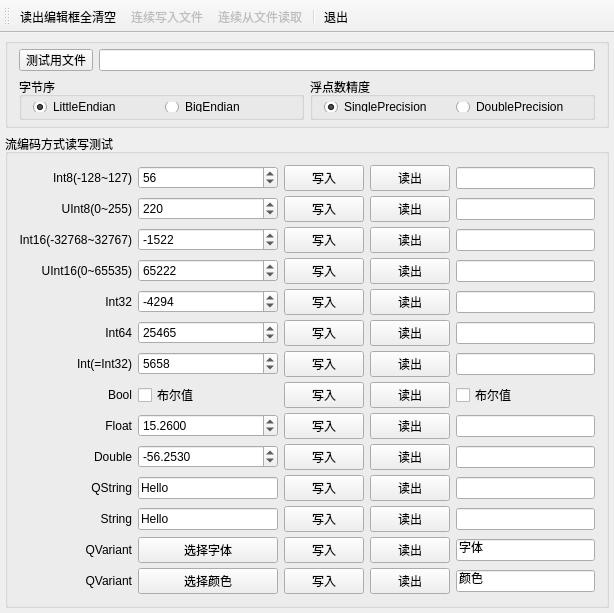
<?xml version="1.0" encoding="UTF-8"?>
<ui version="4.0">
 <class>MainWindow</class>
 <widget class="QMainWindow" name="MainWindow">
  <property name="geometry">
   <rect>
    <x>0</x>
    <y>0</y>
    <width>614</width>
    <height>567</height>
   </rect>
  </property>
  <property name="windowTitle">
   <string>Demo9_2， 二进制文件流化读写</string>
  </property>
  <widget class="QWidget" name="centralWidget">
   <layout class="QVBoxLayout" name="verticalLayout">
    <property name="leftMargin">
     <number>5</number>
    </property>
    <property name="topMargin">
     <number>5</number>
    </property>
    <property name="rightMargin">
     <number>5</number>
    </property>
    <property name="bottomMargin">
     <number>5</number>
    </property>
    <item>
     <widget class="QGroupBox" name="groupBox_2">
      <property name="maximumSize">
       <size>
        <width>16777215</width>
        <height>90</height>
       </size>
      </property>
      <property name="title">
       <string/>
      </property>
      <layout class="QVBoxLayout" name="verticalLayout_2">
       <property name="topMargin">
        <number>5</number>
       </property>
       <property name="bottomMargin">
        <number>5</number>
       </property>
       <item>
        <layout class="QHBoxLayout" name="horizontalLayout_3">
         <item>
          <widget class="QToolButton" name="btnFile">
           <property name="minimumSize">
            <size>
             <width>0</width>
             <height>22</height>
            </size>
           </property>
           <property name="text">
            <string>测试用文件</string>
           </property>
          </widget>
         </item>
         <item>
          <widget class="QLineEdit" name="editFilename"/>
         </item>
        </layout>
       </item>
       <item>
        <layout class="QHBoxLayout" name="horizontalLayout_4">
         <item>
          <widget class="QGroupBox" name="groupBox_3">
           <property name="title">
            <string>字节序</string>
           </property>
           <layout class="QHBoxLayout" name="horizontalLayout">
            <property name="topMargin">
             <number>5</number>
            </property>
            <property name="bottomMargin">
             <number>5</number>
            </property>
            <item>
             <widget class="QRadioButton" name="radio_LittleEndian">
              <property name="text">
               <string>LittleEndian</string>
              </property>
              <property name="checked">
               <bool>true</bool>
              </property>
             </widget>
            </item>
            <item>
             <widget class="QRadioButton" name="radio_BigEndian">
              <property name="text">
               <string>BigEndian</string>
              </property>
             </widget>
            </item>
           </layout>
          </widget>
         </item>
         <item>
          <widget class="QGroupBox" name="groupBox_4">
           <property name="title">
            <string>浮点数精度</string>
           </property>
           <layout class="QHBoxLayout" name="horizontalLayout_2">
            <property name="topMargin">
             <number>5</number>
            </property>
            <property name="bottomMargin">
             <number>5</number>
            </property>
            <item>
             <widget class="QRadioButton" name="radio_Single">
              <property name="text">
               <string>SinglePrecision</string>
              </property>
              <property name="checked">
               <bool>true</bool>
              </property>
             </widget>
            </item>
            <item>
             <widget class="QRadioButton" name="radio_Double">
              <property name="text">
               <string>DoublePrecision</string>
              </property>
             </widget>
            </item>
           </layout>
          </widget>
         </item>
        </layout>
       </item>
      </layout>
     </widget>
    </item>
    <item>
     <widget class="QGroupBox" name="groupBox">
      <property name="title">
       <string>流编码方式读写测试</string>
      </property>
      <layout class="QGridLayout" name="gridLayout">
       <property name="horizontalSpacing">
        <number>6</number>
       </property>
       <property name="verticalSpacing">
        <number>5</number>
       </property>
       <item row="9" column="4">
        <widget class="QLineEdit" name="edit_Double">
         <property name="readOnly">
          <bool>true</bool>
         </property>
        </widget>
       </item>
       <item row="10" column="0">
        <widget class="QLabel" name="label_13">
         <property name="text">
          <string>QString</string>
         </property>
         <property name="alignment">
          <set>Qt::AlignRight|Qt::AlignTrailing|Qt::AlignVCenter</set>
         </property>
        </widget>
       </item>
       <item row="10" column="1">
        <widget class="QLineEdit" name="editQStr_In">
         <property name="text">
          <string>Hello</string>
         </property>
        </widget>
       </item>
       <item row="10" column="2">
        <widget class="QPushButton" name="btnQStr_Write">
         <property name="text">
          <string>写入</string>
         </property>
        </widget>
       </item>
       <item row="10" column="3">
        <widget class="QPushButton" name="btnQStr_Read">
         <property name="text">
          <string>读出</string>
         </property>
        </widget>
       </item>
       <item row="10" column="4">
        <widget class="QLineEdit" name="editQStr_Out">
         <property name="readOnly">
          <bool>true</bool>
         </property>
        </widget>
       </item>
       <item row="7" column="0">
        <widget class="QLabel" name="label_10">
         <property name="text">
          <string>Bool</string>
         </property>
         <property name="alignment">
          <set>Qt::AlignRight|Qt::AlignTrailing|Qt::AlignVCenter</set>
         </property>
        </widget>
       </item>
       <item row="7" column="1">
        <widget class="QCheckBox" name="chkBox_In">
         <property name="text">
          <string>布尔值</string>
         </property>
        </widget>
       </item>
       <item row="7" column="2">
        <widget class="QPushButton" name="btnBool_Write">
         <property name="text">
          <string>写入</string>
         </property>
        </widget>
       </item>
       <item row="7" column="3">
        <widget class="QPushButton" name="btnBool_Read">
         <property name="text">
          <string>读出</string>
         </property>
        </widget>
       </item>
       <item row="1" column="1">
        <widget class="QSpinBox" name="spin_UInt8">
         <property name="minimum">
          <number>-90000000</number>
         </property>
         <property name="maximum">
          <number>90000000</number>
         </property>
         <property name="value">
          <number>220</number>
         </property>
        </widget>
       </item>
       <item row="0" column="1">
        <widget class="QSpinBox" name="spin_Int8">
         <property name="minimum">
          <number>-1280000</number>
         </property>
         <property name="maximum">
          <number>1270000</number>
         </property>
         <property name="value">
          <number>56</number>
         </property>
        </widget>
       </item>
       <item row="0" column="2">
        <widget class="QPushButton" name="btnInt8_Write">
         <property name="text">
          <string>写入</string>
         </property>
        </widget>
       </item>
       <item row="0" column="4">
        <widget class="QLineEdit" name="edit_Int8">
         <property name="readOnly">
          <bool>true</bool>
         </property>
        </widget>
       </item>
       <item row="0" column="0">
        <widget class="QLabel" name="label">
         <property name="text">
          <string>Int8(-128~127)</string>
         </property>
         <property name="alignment">
          <set>Qt::AlignRight|Qt::AlignTrailing|Qt::AlignVCenter</set>
         </property>
        </widget>
       </item>
       <item row="11" column="3">
        <widget class="QPushButton" name="btnStr_Read">
         <property name="text">
          <string>读出</string>
         </property>
        </widget>
       </item>
       <item row="8" column="0">
        <widget class="QLabel" name="label_11">
         <property name="text">
          <string>Float</string>
         </property>
         <property name="alignment">
          <set>Qt::AlignRight|Qt::AlignTrailing|Qt::AlignVCenter</set>
         </property>
        </widget>
       </item>
       <item row="8" column="1">
        <widget class="QDoubleSpinBox" name="spin_Float">
         <property name="decimals">
          <number>4</number>
         </property>
         <property name="minimum">
          <double>-60000000.000000000000000</double>
         </property>
         <property name="maximum">
          <double>600000000.000000000000000</double>
         </property>
         <property name="value">
          <double>15.260000000000000</double>
         </property>
        </widget>
       </item>
       <item row="8" column="2">
        <widget class="QPushButton" name="btnFloat_Write">
         <property name="text">
          <string>写入</string>
         </property>
        </widget>
       </item>
       <item row="8" column="3">
        <widget class="QPushButton" name="btnFloat_Read">
         <property name="text">
          <string>读出</string>
         </property>
        </widget>
       </item>
       <item row="8" column="4">
        <widget class="QLineEdit" name="edit_Float">
         <property name="readOnly">
          <bool>true</bool>
         </property>
        </widget>
       </item>
       <item row="9" column="0">
        <widget class="QLabel" name="label_12">
         <property name="text">
          <string>Double</string>
         </property>
         <property name="alignment">
          <set>Qt::AlignRight|Qt::AlignTrailing|Qt::AlignVCenter</set>
         </property>
        </widget>
       </item>
       <item row="9" column="1">
        <widget class="QDoubleSpinBox" name="spin_Double">
         <property name="decimals">
          <number>4</number>
         </property>
         <property name="minimum">
          <double>-600000000.000000000000000</double>
         </property>
         <property name="maximum">
          <double>600000000.000000000000000</double>
         </property>
         <property name="value">
          <double>-56.253000000000000</double>
         </property>
        </widget>
       </item>
       <item row="1" column="0">
        <widget class="QLabel" name="label_2">
         <property name="text">
          <string>UInt8(0~255)</string>
         </property>
         <property name="alignment">
          <set>Qt::AlignRight|Qt::AlignTrailing|Qt::AlignVCenter</set>
         </property>
        </widget>
       </item>
       <item row="1" column="4">
        <widget class="QLineEdit" name="edit_UInt8">
         <property name="readOnly">
          <bool>true</bool>
         </property>
        </widget>
       </item>
       <item row="2" column="0">
        <widget class="QLabel" name="label_4">
         <property name="text">
          <string>Int16(-32768~32767)</string>
         </property>
         <property name="alignment">
          <set>Qt::AlignRight|Qt::AlignTrailing|Qt::AlignVCenter</set>
         </property>
        </widget>
       </item>
       <item row="2" column="1">
        <widget class="QSpinBox" name="spin_Int16">
         <property name="minimum">
          <number>-60000000</number>
         </property>
         <property name="maximum">
          <number>60000000</number>
         </property>
         <property name="value">
          <number>-1522</number>
         </property>
        </widget>
       </item>
       <item row="12" column="3">
        <widget class="QPushButton" name="btnFont_Read">
         <property name="text">
          <string>读出</string>
         </property>
        </widget>
       </item>
       <item row="12" column="4">
        <widget class="QLineEdit" name="editFont_Out">
         <property name="text">
          <string>字体</string>
         </property>
         <property name="readOnly">
          <bool>false</bool>
         </property>
        </widget>
       </item>
       <item row="13" column="0">
        <widget class="QLabel" name="label_16">
         <property name="text">
          <string>QVariant</string>
         </property>
         <property name="alignment">
          <set>Qt::AlignRight|Qt::AlignTrailing|Qt::AlignVCenter</set>
         </property>
        </widget>
       </item>
       <item row="13" column="1">
        <widget class="QPushButton" name="btnColor_In">
         <property name="palette">
          <palette>
           <active>
            <colorrole role="Text">
             <brush brushstyle="SolidPattern">
              <color alpha="255">
               <red>255</red>
               <green>0</green>
               <blue>0</blue>
              </color>
             </brush>
            </colorrole>
            <colorrole role="PlaceholderText">
             <brush brushstyle="NoBrush">
              <color alpha="128">
               <red>255</red>
               <green>0</green>
               <blue>0</blue>
              </color>
             </brush>
            </colorrole>
           </active>
           <inactive>
            <colorrole role="Text">
             <brush brushstyle="SolidPattern">
              <color alpha="255">
               <red>255</red>
               <green>0</green>
               <blue>0</blue>
              </color>
             </brush>
            </colorrole>
            <colorrole role="PlaceholderText">
             <brush brushstyle="NoBrush">
              <color alpha="128">
               <red>255</red>
               <green>0</green>
               <blue>0</blue>
              </color>
             </brush>
            </colorrole>
           </inactive>
           <disabled>
            <colorrole role="Text">
             <brush brushstyle="SolidPattern">
              <color alpha="255">
               <red>120</red>
               <green>120</green>
               <blue>120</blue>
              </color>
             </brush>
            </colorrole>
            <colorrole role="PlaceholderText">
             <brush brushstyle="NoBrush">
              <color alpha="128">
               <red>255</red>
               <green>0</green>
               <blue>0</blue>
              </color>
             </brush>
            </colorrole>
           </disabled>
          </palette>
         </property>
         <property name="text">
          <string>选择颜色</string>
         </property>
        </widget>
       </item>
       <item row="13" column="2">
        <widget class="QPushButton" name="btnColor_Write">
         <property name="text">
          <string>写入</string>
         </property>
        </widget>
       </item>
       <item row="13" column="3">
        <widget class="QPushButton" name="btnColor_Read">
         <property name="text">
          <string>读出</string>
         </property>
        </widget>
       </item>
       <item row="13" column="4">
        <widget class="QLineEdit" name="editColor_Out">
         <property name="text">
          <string>颜色</string>
         </property>
         <property name="readOnly">
          <bool>false</bool>
         </property>
        </widget>
       </item>
       <item row="4" column="0">
        <widget class="QLabel" name="label_6">
         <property name="text">
          <string>Int32</string>
         </property>
         <property name="alignment">
          <set>Qt::AlignRight|Qt::AlignTrailing|Qt::AlignVCenter</set>
         </property>
        </widget>
       </item>
       <item row="4" column="1">
        <widget class="QSpinBox" name="spin_Int32">
         <property name="minimum">
          <number>-2147483647</number>
         </property>
         <property name="maximum">
          <number>2147483647</number>
         </property>
         <property name="value">
          <number>-4294</number>
         </property>
        </widget>
       </item>
       <item row="4" column="2">
        <widget class="QPushButton" name="btnInt32_Write">
         <property name="text">
          <string>写入</string>
         </property>
        </widget>
       </item>
       <item row="4" column="3">
        <widget class="QPushButton" name="btnInt32_Read">
         <property name="text">
          <string>读出</string>
         </property>
        </widget>
       </item>
       <item row="4" column="4">
        <widget class="QLineEdit" name="edit_Int32">
         <property name="readOnly">
          <bool>true</bool>
         </property>
        </widget>
       </item>
       <item row="5" column="0">
        <widget class="QLabel" name="label_7">
         <property name="text">
          <string>Int64</string>
         </property>
         <property name="alignment">
          <set>Qt::AlignRight|Qt::AlignTrailing|Qt::AlignVCenter</set>
         </property>
        </widget>
       </item>
       <item row="5" column="1">
        <widget class="QSpinBox" name="spin_Int64">
         <property name="minimum">
          <number>-2147483647</number>
         </property>
         <property name="maximum">
          <number>2147483647</number>
         </property>
         <property name="value">
          <number>25465</number>
         </property>
        </widget>
       </item>
       <item row="5" column="2">
        <widget class="QPushButton" name="btnInt64_Write">
         <property name="text">
          <string>写入</string>
         </property>
        </widget>
       </item>
       <item row="0" column="3">
        <widget class="QPushButton" name="btnInt8_Read">
         <property name="text">
          <string>读出</string>
         </property>
        </widget>
       </item>
       <item row="12" column="0">
        <widget class="QLabel" name="label_15">
         <property name="text">
          <string>QVariant</string>
         </property>
         <property name="alignment">
          <set>Qt::AlignRight|Qt::AlignTrailing|Qt::AlignVCenter</set>
         </property>
        </widget>
       </item>
       <item row="12" column="1">
        <widget class="QPushButton" name="btnFont_In">
         <property name="text">
          <string>选择字体</string>
         </property>
        </widget>
       </item>
       <item row="12" column="2">
        <widget class="QPushButton" name="btnFont_Write">
         <property name="text">
          <string>写入</string>
         </property>
        </widget>
       </item>
       <item row="9" column="2">
        <widget class="QPushButton" name="btnDouble_Write">
         <property name="text">
          <string>写入</string>
         </property>
        </widget>
       </item>
       <item row="9" column="3">
        <widget class="QPushButton" name="btnDouble_Read">
         <property name="text">
          <string>读出</string>
         </property>
        </widget>
       </item>
       <item row="11" column="4">
        <widget class="QLineEdit" name="editStr_Out"/>
       </item>
       <item row="11" column="1">
        <widget class="QLineEdit" name="editStr_In">
         <property name="text">
          <string>Hello</string>
         </property>
        </widget>
       </item>
       <item row="5" column="3">
        <widget class="QPushButton" name="btnInt64_Read">
         <property name="text">
          <string>读出</string>
         </property>
        </widget>
       </item>
       <item row="5" column="4">
        <widget class="QLineEdit" name="edit_Int64">
         <property name="readOnly">
          <bool>true</bool>
         </property>
        </widget>
       </item>
       <item row="6" column="0">
        <widget class="QLabel" name="label_8">
         <property name="text">
          <string>Int(=Int32)</string>
         </property>
         <property name="alignment">
          <set>Qt::AlignRight|Qt::AlignTrailing|Qt::AlignVCenter</set>
         </property>
        </widget>
       </item>
       <item row="6" column="1">
        <widget class="QSpinBox" name="spin_Int">
         <property name="minimum">
          <number>-2147483647</number>
         </property>
         <property name="maximum">
          <number>2147483647</number>
         </property>
         <property name="value">
          <number>5658</number>
         </property>
        </widget>
       </item>
       <item row="6" column="2">
        <widget class="QPushButton" name="btnInt_Write">
         <property name="text">
          <string>写入</string>
         </property>
        </widget>
       </item>
       <item row="6" column="3">
        <widget class="QPushButton" name="btnInt_Read">
         <property name="text">
          <string>读出</string>
         </property>
        </widget>
       </item>
       <item row="6" column="4">
        <widget class="QLineEdit" name="edit_Int">
         <property name="readOnly">
          <bool>true</bool>
         </property>
        </widget>
       </item>
       <item row="1" column="2">
        <widget class="QPushButton" name="btnUInt8_Write">
         <property name="text">
          <string>写入</string>
         </property>
        </widget>
       </item>
       <item row="1" column="3">
        <widget class="QPushButton" name="btnUInt8_Read">
         <property name="text">
          <string>读出</string>
         </property>
        </widget>
       </item>
       <item row="2" column="2">
        <widget class="QPushButton" name="btnInt16_Write">
         <property name="text">
          <string>写入</string>
         </property>
        </widget>
       </item>
       <item row="2" column="3">
        <widget class="QPushButton" name="btnInt16_Read">
         <property name="text">
          <string>读出</string>
         </property>
        </widget>
       </item>
       <item row="2" column="4">
        <widget class="QLineEdit" name="edit_Int16">
         <property name="readOnly">
          <bool>true</bool>
         </property>
        </widget>
       </item>
       <item row="3" column="0">
        <widget class="QLabel" name="label_5">
         <property name="text">
          <string>UInt16(0~65535)</string>
         </property>
         <property name="alignment">
          <set>Qt::AlignRight|Qt::AlignTrailing|Qt::AlignVCenter</set>
         </property>
        </widget>
       </item>
       <item row="3" column="1">
        <widget class="QSpinBox" name="spin_UInt16">
         <property name="minimum">
          <number>-900000000</number>
         </property>
         <property name="maximum">
          <number>900000000</number>
         </property>
         <property name="value">
          <number>65222</number>
         </property>
        </widget>
       </item>
       <item row="3" column="2">
        <widget class="QPushButton" name="btnUInt16_Write">
         <property name="text">
          <string>写入</string>
         </property>
        </widget>
       </item>
       <item row="3" column="3">
        <widget class="QPushButton" name="btnUIn16_Read">
         <property name="text">
          <string>读出</string>
         </property>
        </widget>
       </item>
       <item row="3" column="4">
        <widget class="QLineEdit" name="edit_UInt16">
         <property name="readOnly">
          <bool>true</bool>
         </property>
        </widget>
       </item>
       <item row="7" column="4">
        <widget class="QCheckBox" name="chkBox_Out">
         <property name="text">
          <string>布尔值</string>
         </property>
        </widget>
       </item>
       <item row="11" column="0">
        <widget class="QLabel" name="label_3">
         <property name="text">
          <string>String</string>
         </property>
         <property name="alignment">
          <set>Qt::AlignRight|Qt::AlignTrailing|Qt::AlignVCenter</set>
         </property>
        </widget>
       </item>
       <item row="11" column="2">
        <widget class="QPushButton" name="btnStr_Write">
         <property name="text">
          <string>写入</string>
         </property>
        </widget>
       </item>
      </layout>
     </widget>
    </item>
   </layout>
  </widget>
  <widget class="QToolBar" name="toolBar">
   <property name="windowTitle">
    <string>toolBar</string>
   </property>
   <property name="toolButtonStyle">
    <enum>Qt::ToolButtonTextBesideIcon</enum>
   </property>
   <attribute name="toolBarArea">
    <enum>TopToolBarArea</enum>
   </attribute>
   <attribute name="toolBarBreak">
    <bool>false</bool>
   </attribute>
   <addaction name="actClearOutput"/>
   <addaction name="actSaveALL"/>
   <addaction name="actReadALL"/>
   <addaction name="separator"/>
   <addaction name="actClose"/>
  </widget>
  <action name="actClearOutput">
   <property name="icon">
    <iconset resource="res.qrc">
     <normaloff>:/icons/images/214.bmp</normaloff>:/icons/images/214.bmp</iconset>
   </property>
   <property name="text">
    <string>读出编辑框全清空</string>
   </property>
   <property name="toolTip">
    <string>读出编辑框全清空</string>
   </property>
  </action>
  <action name="actClose">
   <property name="icon">
    <iconset resource="res.qrc">
     <normaloff>:/icons/images/132.bmp</normaloff>:/icons/images/132.bmp</iconset>
   </property>
   <property name="text">
    <string>退出</string>
   </property>
  </action>
  <action name="actSaveALL">
   <property name="enabled">
    <bool>false</bool>
   </property>
   <property name="icon">
    <iconset resource="res.qrc">
     <normaloff>:/icons/images/saveall1.bmp</normaloff>:/icons/images/saveall1.bmp</iconset>
   </property>
   <property name="text">
    <string>连续写入文件</string>
   </property>
   <property name="toolTip">
    <string>连续写入文件</string>
   </property>
  </action>
  <action name="actReadALL">
   <property name="enabled">
    <bool>false</bool>
   </property>
   <property name="icon">
    <iconset resource="res.qrc">
     <normaloff>:/icons/images/upfold1.bmp</normaloff>:/icons/images/upfold1.bmp</iconset>
   </property>
   <property name="text">
    <string>连续从文件读取</string>
   </property>
   <property name="toolTip">
    <string>连续从文件读取</string>
   </property>
  </action>
 </widget>
 <layoutdefault spacing="6" margin="11"/>
 <resources>
  <include location="res.qrc"/>
 </resources>
 <connections>
  <connection>
   <sender>actClose</sender>
   <signal>triggered()</signal>
   <receiver>MainWindow</receiver>
   <slot>close()</slot>
   <hints>
    <hint type="sourcelabel">
     <x>-1</x>
     <y>-1</y>
    </hint>
    <hint type="destinationlabel">
     <x>402</x>
     <y>291</y>
    </hint>
   </hints>
  </connection>
 </connections>
</ui>
